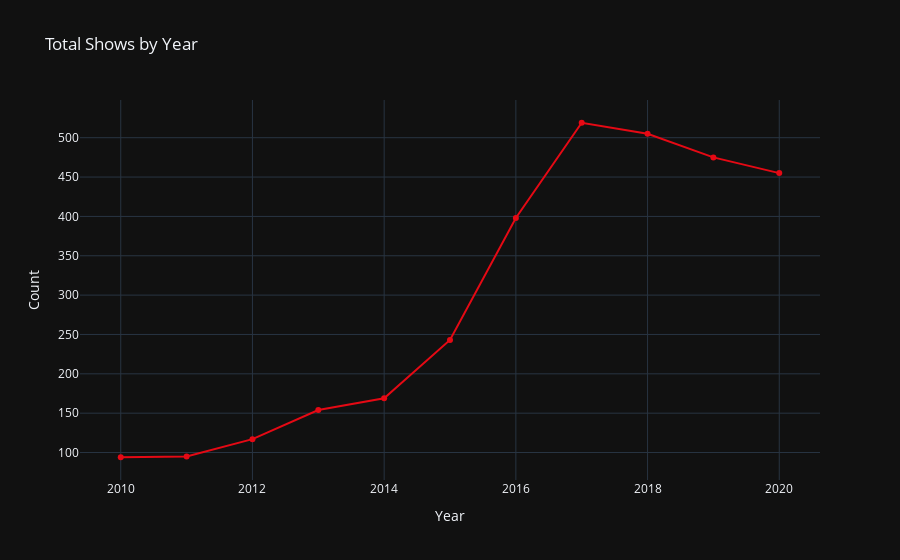

Write notebook code for a chart like this one.
### Code cell
# total shows by year
year_counts = df_filtered['release_year'].value_counts().sort_index().reset_index()
year_counts.columns = ['Year', 'Count']
fig2 = px.line(year_counts, x='Year', y='Count', title='Total Shows by Year', markers=True)
fig2.update_traces(line_color='#e50914')
fig2.update_layout(template='plotly_dark')
fig2.show()

### Figure 1 — Plotly figure (JSON) as saved in the notebook; plotly's stock layout.template omitted (floating-point values rounded to 4 significant figures)
{"data": [{"hovertemplate": "Year=%{x}<br>Count=%{y}<extra></extra>", "legendgroup": "", "line": {"color": "#e50914", "dash": "solid"}, "marker": {"symbol": "circle"}, "mode": "lines+markers", "name": "", "orientation": "v", "showlegend": false, "type": "scatter", "x": [2010, 2011, 2012, 2013, 2014, 2015, 2016, 2017, 2018, 2019, 2020], "xaxis": "x", "y": [94, 95, 117, 154, 169, 243, 398, 519, 505, 475, 455], "yaxis": "y"}], "layout": {"legend": {"tracegroupgap": 0}, "title": {"text": "Total Shows by Year"}, "xaxis": {"anchor": "y", "domain": [0, 1], "title": {"text": "Year"}}, "yaxis": {"anchor": "x", "domain": [0, 1], "title": {"text": "Count"}}}}
